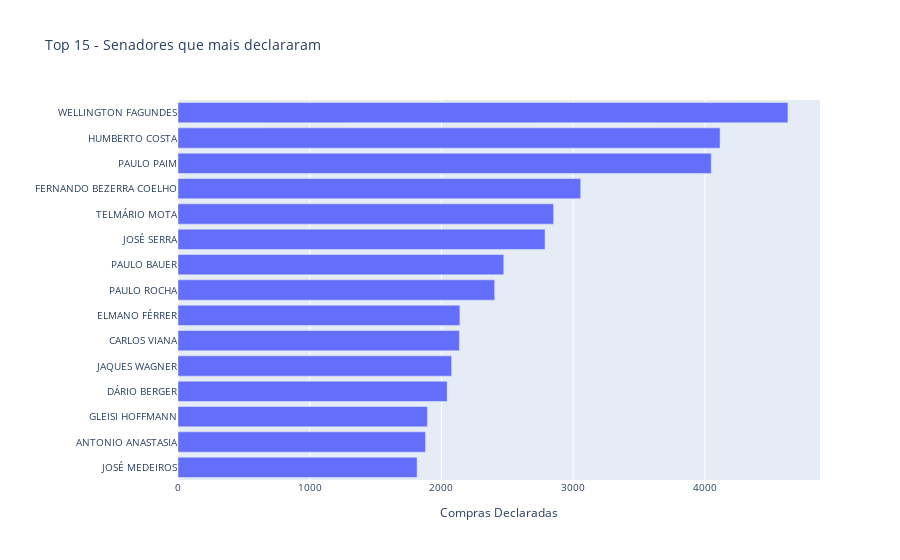

Here is the notebook cell this chart was saved with:
### Markdown cell above
# StoryTelling da analise do CEAPS

### Code cell
senadores_top_15 = df_limpo.groupby('SENADOR')['VALOR_REEMBOLSADO'].count().sort_values(ascending=False).reset_index().head(15)
senadores_top_15 = senadores_top_15.sort_values(by='VALOR_REEMBOLSADO',ascending=True)

fig = px.bar(
    senadores_top_15,
    y='SENADOR',
    x='VALOR_REEMBOLSADO',
    orientation='h',
    title='Top 15 - Senadores que mais declararam',
    labels={ 
        "SENADOR":"",
        "VALOR_REEMBOLSADO":"Compras Declaradas"
    }
)

fig.update_layout(
    font=dict(
        size=10
    )   
)

pio.get_chrome()

nome_arquivo = 'img/top_15_senadores.png'

if not os.path.exists(nome_arquivo):
    fig.write_image(nome_arquivo)
    print('Imagem criada')
else:
    print('Arquivo ja existe')

fig.show()

### Figure 1 — Plotly figure (JSON) as saved in the notebook; plotly's stock layout.template omitted (floating-point values rounded to 4 significant figures)
{"data": [{"hovertemplate": "Compras Declaradas=%{x}<br>=%{y}<extra></extra>", "legendgroup": "", "marker": {"color": "#636efa", "pattern": {"shape": ""}}, "name": "", "orientation": "h", "showlegend": false, "textposition": "auto", "type": "bar", "x": [1815, 1879, 1893, 2043, 2077, 2136, 2140, 2404, 2473, 2786, 2851, 3057, 4048, 4115, 4630], "xaxis": "x", "y": ["JOSÉ MEDEIROS", "ANTONIO ANASTASIA", "GLEISI HOFFMANN", "DÁRIO BERGER", "JAQUES WAGNER", "CARLOS VIANA", "ELMANO FÉRRER", "PAULO ROCHA", "PAULO BAUER", "JOSÉ SERRA", "TELMÁRIO MOTA", "FERNANDO BEZERRA COELHO", "PAULO PAIM", "HUMBERTO COSTA", "WELLINGTON FAGUNDES"], "yaxis": "y"}], "layout": {"barmode": "relative", "font": {"size": 10}, "legend": {"tracegroupgap": 0}, "title": {"text": "Top 15 - Senadores que mais declararam"}, "xaxis": {"anchor": "y", "domain": [0, 1], "title": {"text": "Compras Declaradas"}}, "yaxis": {"anchor": "x", "domain": [0, 1], "title": {"text": ""}}}}
